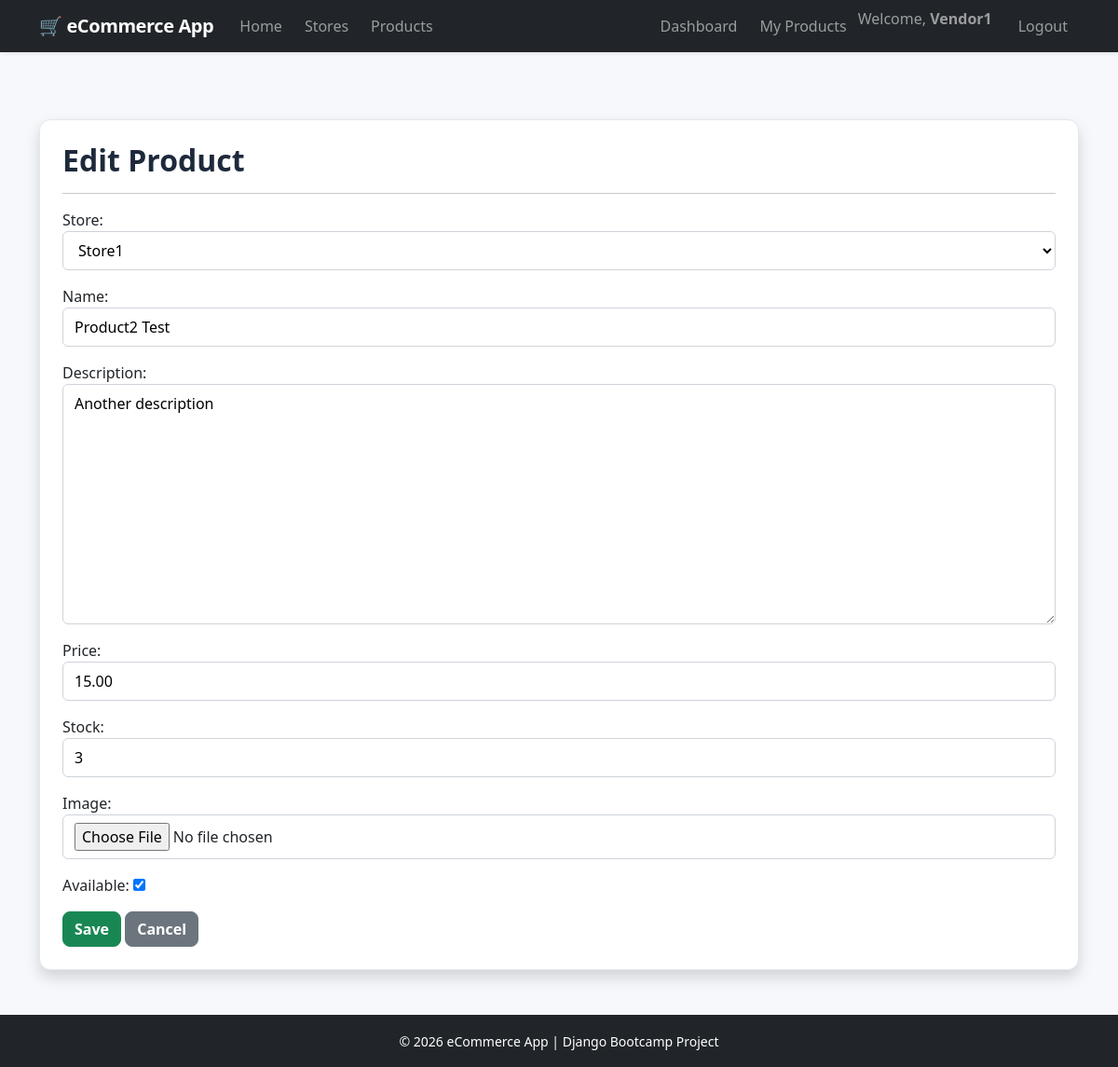
The app's page /products/4/edit/ (signed in) with its own data.
### Store/models.py (models this page shows, shortened)
class Product(models.Model):
    store = models.ForeignKey(
        Store,
        on_delete=models.CASCADE,
        related_name="products",
    )
    name = models.CharField(
        max_length=100
    )
    description = models.TextField(
        blank=True
    )
    price = models.DecimalField(
        max_digits=10,
        decimal_places=2,
    )
    stock = models.PositiveIntegerField(
        default=0
    )
    image = models.ImageField(
        upload_to="products/",
        blank=True,
        null=True,
    )
    available = models.BooleanField(
        default=True
    )
    created_at = models.DateTimeField(
        auto_now_add=True
    )
    updated_at = models.DateTimeField(
        auto_now=True
    )
    class Meta:
        ordering = ["name"]

class Store(models.Model):
    owner = models.ForeignKey(
        User,
        on_delete=models.CASCADE,
        related_name="stores"
    )
    name = models.CharField(max_length=100)
    description = models.TextField(blank=True)
    created_at = models.DateTimeField(auto_now_add=True)
    def __str__(self):
        return self.name

### Store/decorators.py (the view)
    @login_required
    def wrapper(request, *args, **kwargs):
        if request.user.groups.filter(name="Vendor").exists():
            return view_func(request, *args, **kwargs)
        raise PermissionDenied

### Store/forms.py
class ProductForm(forms.ModelForm):
    class Meta:
        model = Product
        fields = [
            "store",
            "name",
            "description",
            "price",
            "stock",
            "image",
            "available",
        ]
    def __init__(self, *args, **kwargs):
        user = kwargs.pop("user", None)
        super().__init__(*args, **kwargs)
        if user:
            self.fields["store"].queryset = Store.objects.filter(
                owner=user
            )

### Store/utils.py (called while the page is built)
def get_vendor_product(request, pk):
    return get_object_or_404(
        Product,
        pk=pk,
        store__owner=request.user
    )

### Store/views.py (called while the page is built, shortened)
@login_required
@vendor_required
def update_product(request, pk):
    product = get_vendor_product(request, pk)
    form = ProductForm(
        request.POST or None,
        request.FILES or None,
        instance=product,
        user=request.user
    )
    return render(
        request,
        "products/product_form.html",
        {
            "form": form,
            "title": "Edit Product",
        },
    )

### templates/products/product_form.html (shortened to what this page needs)
{% extends "base.html" %}
{% block content %}
<div class="card shadow">
<div class="card-body">
<h2>
{{ title }}
</h2>
<hr>
<form method="POST"
      enctype="multipart/form-data">
{{ form.as_p }}
<button class="btn btn-success">
Save
</button>
<a href="{% url 'product_list' %}"
class="btn btn-secondary">
Cancel
</a>
</form>
</div>
</div>
{% endblock %}

### templates/base.html (shortened to what this page needs)
{% load static %}
<!DOCTYPE html>
<html lang="en">
<head>
    <link
        href="https://cdn.jsdelivr.net/npm/bootstrap@5.3.3/dist/css/bootstrap.min.css"
        rel="stylesheet">
    <link
        rel="stylesheet"
        href="{% static 'css/style.css' %}">
</head>
<body class="d-flex flex-column min-vh-100">
<nav class="navbar navbar-expand-lg navbar-dark bg-dark shadow-sm">
    <div class="container">
        <a class="navbar-brand" href="{% url 'home' %}">
            🛒 eCommerce App
        </a>
        <div class="collapse navbar-collapse" id="navbarNav">
            <ul class="navbar-nav me-auto">
                <li class="nav-item">
                    <a class="nav-link" href="{% url 'home' %}">
                        Home
                    </a>
                </li>
                <li class="nav-item">
                    <a class="nav-link" href="{% url 'browse_stores' %}">
                        Stores
                    </a>
                </li>
                <li class="nav-item">
                    <a class="nav-link" href="{% url 'browse_products' %}">
                        Products
                    </a>
                </li>
            </ul>
            <ul class="navbar-nav ms-auto">
                {% if user.is_authenticated %}
                    {% if user.groups.all.0.name == "Vendor" %}
                        <li class="nav-item">
                            <a class="nav-link" href="{% url 'dashboard' %}">
                                Dashboard
                            </a>
                        </li>
                        <li class="nav-item">
                            <a class="nav-link" href="{% url 'product_list' %}">
                                My Products
                            </a>
                        </li>
                    {% endif %}
                    <li class="nav-item">
                        <span class="navbar-text me-3">
                            Welcome,
                            <strong>
                                {{ user.username }}
                            </strong>
                        </span>
                    </li>
                    <li class="nav-item">
                        <a class="nav-link" href="{% url 'logout' %}">
                            Logout
                        </a>
                    </li>
                {% endif %}
            </ul>
        </div>
    </div>
</nav>
<main class="container my-5 flex-grow-1">
    {% block content %}
    {% endblock %}
</main>
<footer class="bg-dark text-white text-center py-3 mt-auto">
    <div class="container">
        <small>
            &copy; {% now "Y" %} eCommerce App
            | Django Bootcamp Project
        </small>
    </div>
</footer>
</body>
</html>

### static/css/style.css (style rules this page uses)
:root { --app-bg: #f6f8fb; --app-border: #e2e8f0; --app-heading: #1e293b; }
body { background: var(--app-bg); color: #334155; }
h1, h2, h3, h4, h5, h6 { color: var(--app-heading); font-weight: 700; }
.navbar-brand { font-weight: 700; letter-spacing: -0.02em; }
.nav-link { border-radius: 0.375rem; padding-inline: 0.75rem !important; }
.card { border-color: var(--app-border); border-radius: 0.75rem; }
.card-body { padding: 1.5rem; }
.btn { border-radius: 0.5rem; font-weight: 600; }
form input:not([type="checkbox"]):not([type="radio"]), form select, form textarea { display: block; width: 100%; padding: 0.5rem 0.75rem; border: 1px solid #ced4da; border-radius: 0.375rem; background-color: #fff; }

### records on screen
Product: store "Store1", description "Another description", price "15.00", stock "3", available "☑"
Store: name "Product2 Test"

### other values on screen
{{ user.username }} "Vendor1"
{{ title }} "Edit Product"
